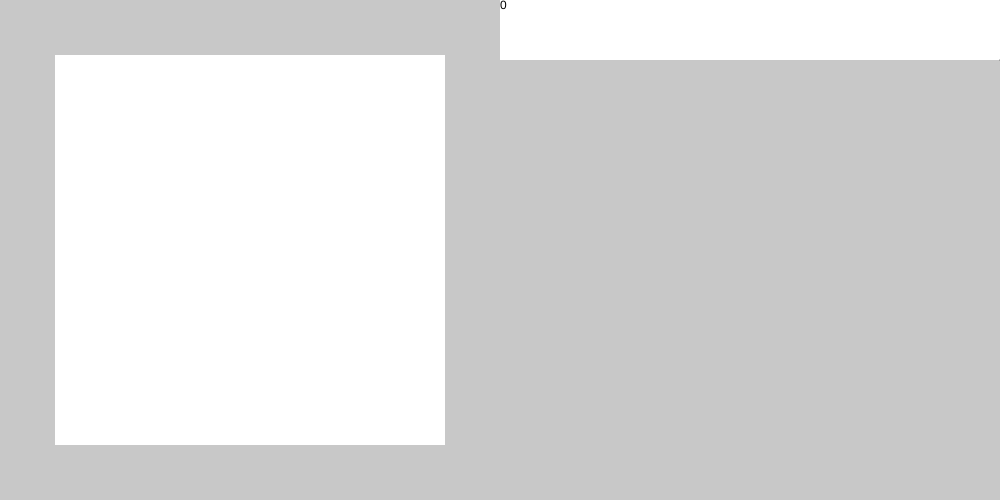
Frame 1 (no input)
Frame 60 (no input): identical to frame 1, image omitted
Frame 120 (the mouse pressed at the canvas centre since frame 60): identical to frame 1, image omitted

The p5.js sketch that drew this single still picture (run headless with seeded random() and noise() and a simulated clock; from frame 60 on, the mouse is pressed at the canvas centre):

// p5.js sketch
// ── sketch.js
let canvas;
let pointsDisplay;
let treesToPlantDisplay;
let roundDisplay;
let trees = [];
let nextRoundButton;
let startPlantingButton;
let startGameButton;
let gameAreaX = 500;
let gameAreaY = 500;
let canvasX = 1000;
let canvasY = 500;
let startTrees = 40;

const SIZE_SMALL = 0;
const SIZE_MEDIUM = 1;
const SIZE_LARGE = 2;
const SIZE_LARGE_WITH_ZAPFEN = 3;

let round = 1;
let treesToPlant = 0;
let harvestMode = true;
let points = 0;
let pointsHistory = [];

const SIZES = [
  30,
  70,
  110,
  110,
];

class Tree {
  constructor(size, posX, posY) {
    this.size = size;
    this.posX = posX;
    this.posY = posY;
  }

  get drawPosX() {
    return this.posX;
  }

  get drawPosY() {
    return this.posY;
  }

  get drawSize() {
    return SIZES[this.size];
  }

  get canBeHarvested() {
    return this.size > 0;
  }

  get mouseIsOver() {
    return dist(mouseX, mouseY, this.posX, this.posY) <= this.drawSize / 2;
  }

  get hasZapfen() {
    return this.size === SIZE_LARGE_WITH_ZAPFEN;
  }

  get canGrow() {
    return !trees.find(tree => {
      if (tree === this) return false;
      return dist(this.posX, this.posY, tree.posX, tree.posY) <= SIZES[this.nextGrowthStage]/2 + tree.drawSize / 2;
    });
  }

  get nextGrowthStage() {
    if (this.size === SIZE_LARGE_WITH_ZAPFEN) return SIZE_LARGE_WITH_ZAPFEN;
    return this.size + 1;
  }

  draw() {
    // noStroke();
    if (this.size >= SIZE_LARGE) {
      if (this.size === SIZE_LARGE_WITH_ZAPFEN) {
        fill(45,74,26);
      } else {
        fill(105,155,44);
      }
      ellipse(this.drawPosX, this.drawPosY, SIZES[SIZE_LARGE]);
    }
    if (this.size === SIZE_MEDIUM) {
      fill(105,155,44);
      ellipse(this.drawPosX, this.drawPosY, SIZES[SIZE_MEDIUM]);
    }
    if (this.size === SIZE_SMALL) {
      fill(184,207,105);
      ellipse(this.drawPosX, this.drawPosY, SIZES[SIZE_SMALL]);
    }
    if (this.size === SIZE_LARGE_WITH_ZAPFEN) {
      //TODO: draw zapfen
    }
  }

  grow() {
    if (this.canGrow) this.size = this.nextGrowthStage;
  }
}

function setup() {
  canvas = createCanvas(canvasX, canvasY);
  canvas.mouseClicked(onClick);
  startGameButton = createButton('Start Game');
  startGameButton.mousePressed(initGame);
}

function initGame() {
  pointsDisplay = createElement('strong', 'Points: 0');
  treesToPlantDisplay = createElement('strong', 'Saplings: 0');
  roundDisplay = createElement('strong', 'Year: 1');
  nextRoundButton = createButton('Next Round');
  nextRoundButton.mousePressed(endRound);
  startPlantingButton = createButton('Plant Trees');
  startPlantingButton.mousePressed(startPlanting);
  updateTreesToPlantDisplay();
  populateForest();
  startGameButton.remove();
}

function draw() {
  background(200);
  fill(255);
  noStroke();
  rect(SIZES[SIZE_LARGE_WITH_ZAPFEN]/2, SIZES[SIZE_LARGE_WITH_ZAPFEN]/2, gameAreaX - SIZES[SIZE_LARGE_WITH_ZAPFEN], gameAreaY - SIZES[SIZE_LARGE_WITH_ZAPFEN]);
  trees.forEach(tree => tree.draw());
  if (!harvestMode && treesToPlant > 0) drawMockTree();
  drawTreeSizeDistribution();
  drawPointsHistory();
}

function endRound() {
  trees.forEach(tree => tree.grow());
  harvestMode = true;
  round++;
  pointsHistory.push(points);
  resetPoints();
  updateRoundDisplay();
  enableButton(startPlantingButton);
}

function addPoint() {
  points++;
  updatePointsDisplay();
}

function resetPoints() {
  points = 0;
  updatePointsDisplay();
}

function addTreesToPlant() {
  treesToPlant++;
  updateTreesToPlantDisplay();
}

function removeTreesToPlant() {
  treesToPlant--;
  updateTreesToPlantDisplay();
}

function updatePointsDisplay() {
  pointsDisplay.html(`Points: ${points}`);
}

function updateTreesToPlantDisplay() {
  treesToPlantDisplay.html(`Saplings: ${treesToPlant}`);
}

function updateRoundDisplay() {
  roundDisplay.html(`Year: ${round}`);
}

function onClick() {
  if (harvestMode) {
    let tree = trees.find(tree => tree.mouseIsOver);
    if (tree && tree.canBeHarvested) {
      const index = trees.indexOf(tree);
      trees.splice(index, 1);
      addPoint();
      if (tree.hasZapfen) addTreesToPlant();
    }
  } else {
    if (!positionIsOutOufBounds(mouseX, mouseY)) {
      if(treesToPlant === 0) return;
      if(trees.find(tree => treeIsTooClose(tree, mouseX, mouseY))) return;
      addTree(new Tree(0, mouseX, mouseY));
      removeTreesToPlant();
    }
  }
}

function addTree(tree) {
  trees.push(tree);
}

function startPlanting() {
  harvestMode = false;
  disableButton(startPlantingButton);
}

function disableButton(button) {
  button.attribute('disabled', '');
}

function enableButton(button) {
  button.removeAttribute('disabled');
}

function treeIsTooClose(tree, x, y) {
  return treeIsTooCloseSize(tree, x, y, SIZE_SMALL);
}

function treeIsTooCloseSize(tree, x, y, size) {
  return dist(x, y, tree.posX, tree.posY) <= SIZES[size]/2 + tree.drawSize / 2;
}

function positionIsOutOufBounds(x, y) {
  return x <= SIZES[SIZE_LARGE_WITH_ZAPFEN]/2
    || x >= gameAreaX - SIZES[SIZE_LARGE_WITH_ZAPFEN]/2
    || y <= SIZES[SIZE_LARGE_WITH_ZAPFEN]/2
    || y >= gameAreaY - SIZES[SIZE_LARGE_WITH_ZAPFEN]/2;
}

function drawMockTree() {
  noStroke();
  if (!trees.find(tree => treeIsTooClose(tree, mouseX, mouseY)) && !positionIsOutOufBounds(mouseX, mouseY)) {
    fill(184,207,105);
  } else {
    fill(255,51,51);
  }
  ellipse(mouseX, mouseY, SIZES[0], SIZES[0]);
}

function populateForest() {
  for (let i = 0; i < startTrees; i++) {
    let searched = 0;
    let size = Math.floor(random(SIZE_SMALL, SIZE_LARGE_WITH_ZAPFEN + 1));
    let x;
    let y;
    do {
      x = Math.floor(random(0, gameAreaX));
      y = Math.floor(random(0, gameAreaY));
      if (searched > 1000) return;
      searched++;
    } while(!!trees.find(tree => treeIsTooCloseSize(tree, x, y, size)) || positionIsOutOufBounds(x, y))
    addTree(new Tree(size, x, y));
  }
}

function getAllTreeCount() {
  return trees.length;
}

function getTreeCountBySize(size) {
  return trees.filter(tree => tree.size === size).length;
}

function getSmallTreeCount() {
  return getTreeCountBySize(SIZE_SMALL);
}

function getMediumTreeCount() {
  return getTreeCountBySize(SIZE_MEDIUM);
}

function getLargeTreeCount() {
  return getTreeCountBySize(SIZE_LARGE);
}

function getLargeWithZapfenTreeCount() {
  return getTreeCountBySize(SIZE_LARGE_WITH_ZAPFEN);
}

function sizeDistributionGraphWidth() {
  return canvasX - gameAreaX;
}

function calcBarWidth(width, count, allCount) {
  return width / allCount * count;
}

function drawPointsHistory() {
  const x0 = gameAreaX;
  const y = 30;
  const h = 30;
  const bottom = y + h;
  const width = sizeDistributionGraphWidth();
  let max = 1;
  const pointsToDraw = [];
  pointsHistory.forEach((item, i) => {
    if (item > max) max = item;
  });
  if (points > max) max = points;
  const count = pointsHistory.length + 1
  fill(255);
  rect(gameAreaX, y, width, h);
  stroke(0, 0, 0);
  if (count == 0) {
    line(x0, bottom, x0 + width, bottom - (h / max * points));
  } else {
    line(
      x0,
      bottom,
      x0 + width / count * 1,
      bottom - (h / max * pointsHistory[0]));
    if (pointsHistory.length > 1) {
      for(let i = 0; i < pointsHistory.length - 1; i++) {
        line(
          x0 + width / count * (i + 1),
          bottom - (h / max * pointsHistory[i]),
          x0 + width / count * (i + 2),
          bottom - (h / max * pointsHistory[i + 1])
        );
      }
    }
    line(
      x0 + width / count * (pointsHistory.length),
      bottom - (h / max * pointsHistory[pointsHistory.length - 1]),
      x0 + width,
      bottom - (h / max * points));
  }
  noStroke();
}

function drawTreeSizeDistribution() {
  const y = 0;
  const h = 30;
  const width = sizeDistributionGraphWidth();
  const allCount = getAllTreeCount();
  const smallCount = getSmallTreeCount();
  const mediumCount = getMediumTreeCount();
  const largeCount = getLargeTreeCount();
  const largeWithZapfenCount = getLargeWithZapfenTreeCount();
  rect(gameAreaX, y, width, h);

  let smallTreesBar = {
    x: gameAreaX,
    y,
    w: calcBarWidth(width, smallCount, allCount),
    h,
  };
  let mediumTreesBar = {
    x: smallTreesBar.x + smallTreesBar.w,
    y,
    w: calcBarWidth(width, mediumCount, allCount),
    h,
  };
  let largeTreesBar = {
    x: mediumTreesBar.x + mediumTreesBar.w,
    y,
    w: calcBarWidth(width, largeCount, allCount),
    h,
  };
  let largeWithZapfenTreesBar = {
    x: largeTreesBar.x + largeTreesBar.w,
    y,
    w: largeTreesBar.x + largeTreesBar.w,
    h,
  };
  //Small
  fill(184,207,105);
  rect(smallTreesBar.x, smallTreesBar.y, smallTreesBar.w, smallTreesBar.h);
  fill(0);
  text(smallCount, smallTreesBar.x, smallTreesBar.y, smallTreesBar.w, smallTreesBar.h);
  //Medium
  fill(105,155,44);
  rect(mediumTreesBar.x, mediumTreesBar.y, mediumTreesBar.w, mediumTreesBar.h);
  fill(0);
  text(mediumCount, mediumTreesBar.x, mediumTreesBar.y, mediumTreesBar.w, mediumTreesBar.h);
  //Large
  fill(105,155,44);
  rect(largeTreesBar.x, largeTreesBar.y, largeTreesBar.w, largeTreesBar.h);
  fill(0);
  text(largeCount, largeTreesBar.x, largeTreesBar.y, largeTreesBar.w, largeTreesBar.h);
  //Large with Zapfen
  fill(45,74,26);
  rect(largeWithZapfenTreesBar.x, largeWithZapfenTreesBar.y, largeWithZapfenTreesBar.w, largeWithZapfenTreesBar.h);
  fill(0);
  text(largeWithZapfenCount, largeWithZapfenTreesBar.x, largeWithZapfenTreesBar.y, largeWithZapfenTreesBar.w, largeWithZapfenTreesBar.h);
}
